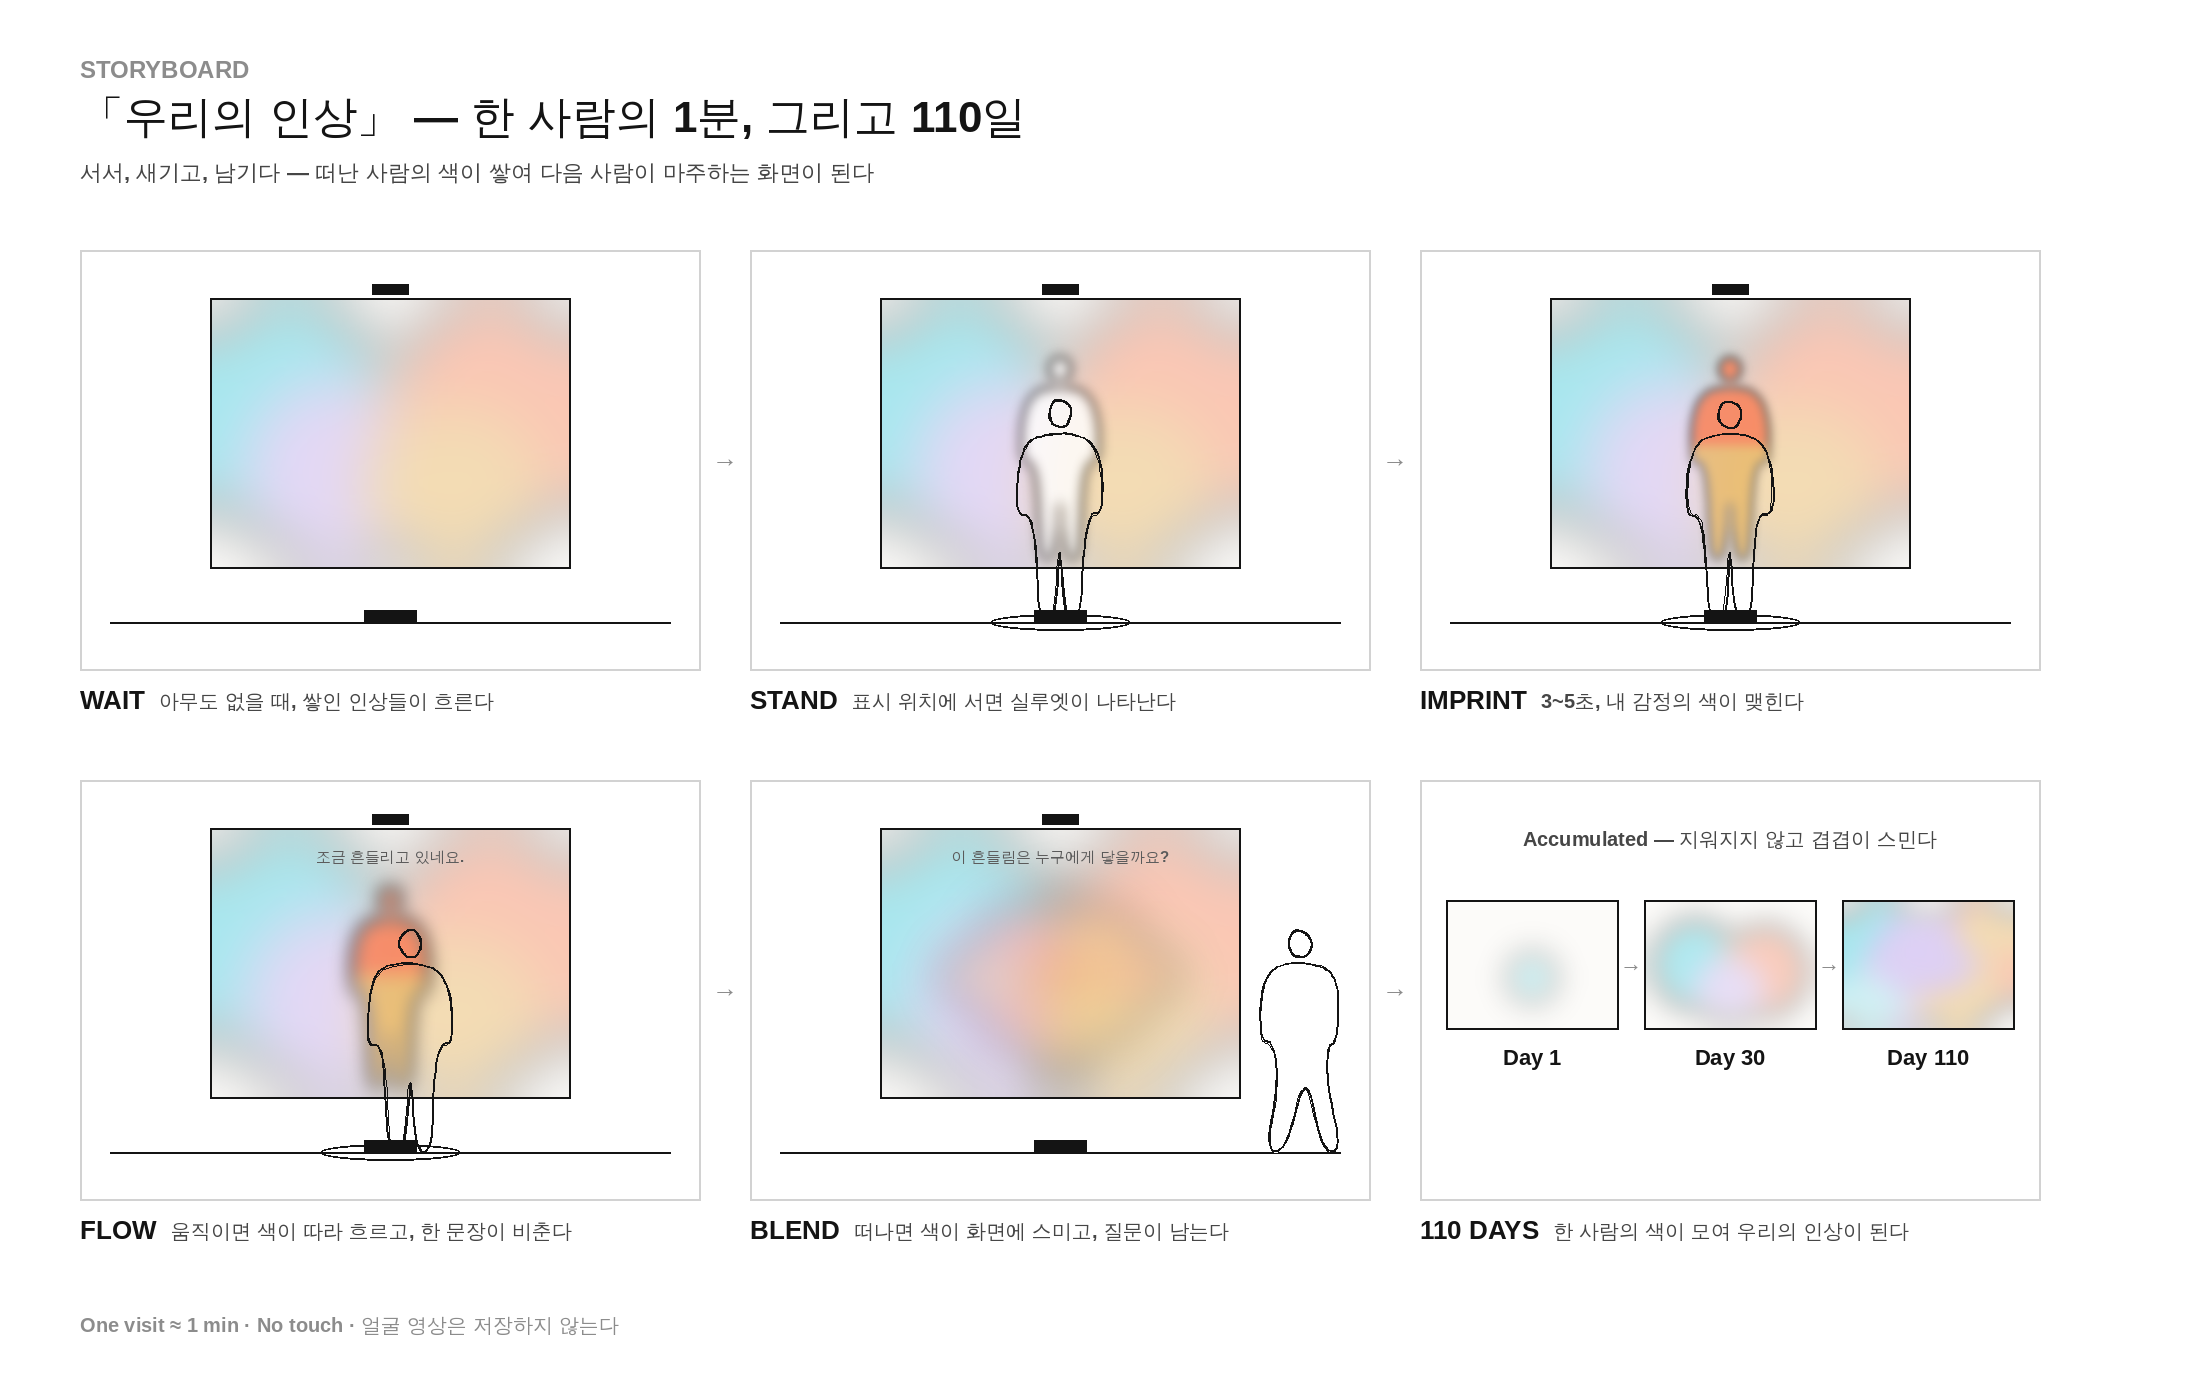

Here is the Python script that generated this plot:
"""「우리의 인상」 체험 스토리보드 — 6컷, 미니멀 (흑백 라인 + 화면 속만 컬러).

컷: WAIT 대기 / STAND 서기 / IMPRINT 새겨지기 / FLOW 흐르기 / BLEND 스며들기 / 110 DAYS 축적
글꼴: 영문·숫자 = Arial 계열(Liberation Sans) Bold, 한글 = WenQuanYi Zen Hei.
실행: python3 fig_storyboard.py → fig_storyboard.png
"""
import math
import os
import random
from PIL import Image, ImageDraw, ImageFont, ImageFilter

LATIN_BOLD = '/usr/share/fonts/truetype/liberation/LiberationSans-Bold.ttf'
ARIAL_BOLD = '/usr/share/fonts/truetype/msttcorefonts/Arial_Bold.ttf'
KOREAN     = '/usr/share/fonts/truetype/wqy/wqy-zenhei.ttc'
if os.path.exists(ARIAL_BOLD):
    LATIN_BOLD = ARIAL_BOLD

_cache = {}
def font(path, size):
    if (path, size) not in _cache:
        _cache[(path, size)] = ImageFont.truetype(path, size)
    return _cache[(path, size)]

def is_korean(ch):
    o = ord(ch)
    return (0xAC00 <= o <= 0xD7A3 or 0x1100 <= o <= 0x11FF or 0x3130 <= o <= 0x318F
            or 0x3000 <= o <= 0x303F or 0xFF00 <= o <= 0xFFEF)

def runs(text):
    out = []
    for ch in text:
        k = is_korean(ch) if ch != ' ' else (out[-1][1] if out else False)
        if out and out[-1][1] == k:
            out[-1][0] += ch
        else:
            out.append([ch, k])
    return out

WHITE = (255, 255, 255)
BLACK = (20, 20, 20)
DARK  = (70, 70, 70)
MID   = (140, 140, 140)
LIGHT = (210, 210, 210)

def hx(h, a=255):
    return tuple(bytes.fromhex(h)) + (a,)

CYAN, LAV, CORAL, AMBER, VIOLET, AQUA = '49D2E3', 'C2A9F0', 'F8825A', 'E7B258', '9A72EB', '96E2EC'

W, H = 2200, 1380
img = Image.new('RGBA', (W, H), WHITE + (255,))
d = ImageDraw.Draw(img)

def width(text, size, dr=None):
    dr = dr or d
    return sum(dr.textlength(t, font=font(KOREAN if k else LATIN_BOLD, size)) for t, k in runs(text))

def T(x, y, text, size, fill, align='left', dr=None):
    dr = dr or d
    if align == 'center':
        x -= width(text, size, dr) / 2
    base = y + size * 0.82
    for t, k in runs(text):
        fnt = font(KOREAN if k else LATIN_BOLD, size)
        dr.text((x, base), t, font=fnt, fill=fill, anchor='ls')
        x += dr.textlength(t, font=fnt)

# ── 라인 인물 (아이소메트릭과 같은 손그림 라인)
_rng = random.Random(11)
STAND = [(-0.08, 0), (-0.09, 0.30), (-0.11, 0.47), (-0.16, 0.46), (-0.16, 0.66),
         (-0.12, 0.79), (-0.04, 0.82), (0.04, 0.82), (0.12, 0.79), (0.16, 0.66),
         (0.16, 0.46), (0.11, 0.47), (0.09, 0.30), (0.08, 0), (0.02, 0), (0.0, 0.40),
         (-0.02, 0)]
WALK = [(-0.13, 0), (-0.08, 0.30), (-0.10, 0.47), (-0.15, 0.48), (-0.15, 0.66),
        (-0.12, 0.79), (-0.04, 0.82), (0.04, 0.82), (0.12, 0.79), (0.15, 0.66),
        (0.14, 0.47), (0.10, 0.47), (0.10, 0.30), (0.16, 0), (0.08, 0), (0.02, 0.36),
        (-0.05, 0)]

def chaikin(pts, n=3):
    for _ in range(n):
        out = []
        for i in range(len(pts)):
            (x0, y0), (x1, y1) = pts[i], pts[(i + 1) % len(pts)]
            out += [(0.75 * x0 + 0.25 * x1, 0.75 * y0 + 0.25 * y1),
                    (0.25 * x0 + 0.75 * x1, 0.25 * y0 + 0.75 * y1)]
        pts = out
    return pts

def jit(pts, a):
    return [(x + _rng.uniform(-a, a), y + _rng.uniform(-a, a)) for x, y in pts]

def person_shape(fx, fy, h, pose=STAND):
    body = [(fx + u * h * 1.15, fy - v * h) for u, v in pose]
    head = [(fx + 0.045 * h * 1.15 * math.cos(t), fy - (0.905 + 0.058 * math.sin(t)) * h)
            for t in [i * 2 * math.pi / 12 for i in range(12)]]
    return body, head

def line_person(dr, fx, fy, h, pose=STAND, color=BLACK, w=2, fill=WHITE):
    body, head = person_shape(fx, fy, h, pose)
    if fill:
        dr.polygon(chaikin(body), fill=fill)
        dr.polygon(chaikin(head), fill=fill)
    for k, a in enumerate([1.6, 1.1]):
        c = color if k == 0 else (color[0], color[1], color[2], 110)
        for shape in (body, head):
            p = chaikin(jit(shape, a))
            dr.line(p + [p[0]], fill=c, width=w if k == 0 else 1, joint='curve')

# ── 화면 속 내용 (컬러, 부드럽게 번진 면)
def screen_img(w, h, blobs, figure=None, text=None, blur=28):
    """blobs: [(cx, cy, rx, ry, hex, alpha)] (0~1 비율). figure: (색 목록, 알파, 흐림, 퍼짐)."""
    base = Image.new('RGBA', (w, h), (252, 251, 249, 255))
    lay = Image.new('RGBA', (w, h), (0, 0, 0, 0))
    ld = ImageDraw.Draw(lay)
    for cx, cy, rx, ry, col, a in blobs:
        ld.ellipse([(cx - rx) * w, (cy - ry) * h, (cx + rx) * w, (cy + ry) * h], fill=hx(col, a))
    base.alpha_composite(lay.filter(ImageFilter.GaussianBlur(blur)))
    if figure:
        cols, a, fb, spread = figure
        fl = Image.new('RGBA', (w, h), (0, 0, 0, 0))
        fd = ImageDraw.Draw(fl)
        fh = h * 0.78
        body, head = person_shape(w * 0.5, h * 0.97, fh)
        fd.polygon(chaikin(body), fill=hx(cols[0], a))
        fd.polygon(chaikin(head), fill=hx(cols[0], a))
        if len(cols) > 1:   # 두 번째 원소색을 아래쪽에 겹침
            fd.polygon(chaikin([(x, max(y, h * 0.55)) for x, y in body]), fill=hx(cols[1], int(a * 0.8)))
        if spread:          # 스며들기: 바깥으로 번짐
            for k in range(6):
                ang = k * math.pi / 3
                fd.ellipse([w * (0.5 + 0.22 * math.cos(ang)) - 40, h * (0.55 + 0.18 * math.sin(ang)) - 30,
                            w * (0.5 + 0.22 * math.cos(ang)) + 40, h * (0.55 + 0.18 * math.sin(ang)) + 30],
                           fill=hx(cols[k % len(cols)], int(a * 0.5)))
        base.alpha_composite(fl.filter(ImageFilter.GaussianBlur(fb)))
    if text:
        sd = ImageDraw.Draw(base)
        T(w / 2, h * 0.08, text, 15, (90, 90, 90), 'center', sd)
    return base

BG_BLOBS = [(0.22, 0.45, 0.30, 0.45, CYAN, 120), (0.35, 0.65, 0.25, 0.35, LAV, 110),
            (0.78, 0.45, 0.30, 0.45, CORAL, 110), (0.68, 0.70, 0.25, 0.30, AMBER, 110)]
SIL_OUTLINE = (None,)

# ── 컷 하나 그리기
FW, FH = 620, 420          # 컷 크기
SCW, SCH = 360, 270        # 화면 크기 (4:3)

def frame(x, y, key, desc, scr, person=None, extra=None):
    d.rectangle([x, y, x + FW, y + FH], outline=LIGHT, width=2)
    floor = y + FH - 48
    d.line([(x + 30, floor), (x + FW - 30, floor)], fill=BLACK, width=2)
    sx, sy = x + (FW - SCW) // 2, floor - 54 - SCH
    if scr is not None:
        img.alpha_composite(scr, (sx, sy))
        d.rectangle([sx, sy, sx + SCW, sy + SCH], outline=BLACK, width=2)
        # 카메라 · 프로젝터
        d.rectangle([sx + SCW // 2 - 18, sy - 14, sx + SCW // 2 + 18, sy - 4], fill=BLACK)
        d.rectangle([sx + SCW // 2 - 26, floor - 12, sx + SCW // 2 + 26, floor], fill=BLACK)
    if extra:
        extra(sx, sy, floor)
    if person:
        px, pose, *rest = person
        line_person(d, x + px, floor, 230, pose, fill=(rest[0] if rest else None))
    T(x, y + FH + 18, key, 26, BLACK)
    T(x + width(key, 26) + 14, y + FH + 22, desc, 20, DARK)

# ── 제목
M = 80
T(M, 58, 'STORYBOARD', 24, MID)
T(M, 96, '「우리의 인상」 — 한 사람의 1분, 그리고 110일', 44, BLACK)
T(M, 162, '서서, 새기고, 남기다 — 떠난 사람의 색이 쌓여 다음 사람이 마주하는 화면이 된다', 22, DARK)

GX = [M, M + FW + 50, M + 2 * (FW + 50)]
GY = [250, 250 + FH + 110]

# 1 WAIT — 축적 화면만 흐름
frame(GX[0], GY[0], 'WAIT', '아무도 없을 때, 쌓인 인상들이 흐른다',
      screen_img(SCW, SCH, BG_BLOBS))

# 2 STAND — 표시 위치에 선다
def spot(sx, sy, floor):
    cx = sx + SCW // 2
    d.ellipse([cx - 70, floor - 8, cx + 70, floor + 8], outline=BLACK, width=2)
frame(GX[1], GY[0], 'STAND', '표시 위치에 서면 실루엣이 나타난다',
      screen_img(SCW, SCH, BG_BLOBS, figure=([ 'FFFFFF'], 200, 6, False)),
      person=(FW // 2, STAND), extra=spot)

# 3 IMPRINT — 색이 맺힌다
frame(GX[2], GY[0], 'IMPRINT', '3~5초, 내 감정의 색이 맺힌다',
      screen_img(SCW, SCH, BG_BLOBS, figure=([CORAL, AMBER], 220, 5, False)),
      person=(FW // 2, STAND), extra=spot)

# 4 FLOW — 움직임을 따라 흐르고, 비춰주는 문장
def motion(sx, sy, floor):
    for k in range(3):
        yy = sy + 120 + k * 26
        d.line([(sx + SCW // 2 + 60, yy), (sx + SCW // 2 + 110, yy)], fill=(255, 255, 255, 230), width=3)
frame(GX[0], GY[1], 'FLOW', '움직이면 색이 따라 흐르고, 한 문장이 비춘다',
      screen_img(SCW, SCH, BG_BLOBS, figure=([CORAL, AMBER], 220, 9, False), text='조금 흔들리고 있네요.'),
      person=(FW // 2 + 20, STAND), extra=spot)

# 5 BLEND — 떠나면 색이 스며들고, 질문이 남는다
frame(GX[1], GY[1], 'BLEND', '떠나면 색이 화면에 스미고, 질문이 남는다',
      screen_img(SCW, SCH, BG_BLOBS, figure=([CORAL, AMBER], 150, 22, True), text='이 흔들림은 누구에게 닿을까요?'),
      person=(FW - 70, WALK, WHITE))

# 6 110 DAYS — Day 1 → 30 → 110
def days(x, y):
    d.rectangle([x, y, x + FW, y + FH], outline=LIGHT, width=2)
    mw, mh = 172, 129
    gap = (FW - 3 * mw) // 4
    states = [
        ('Day 1',   [(0.5, 0.6, 0.15, 0.2, CYAN, 70)]),
        ('Day 30',  [(0.3, 0.5, 0.25, 0.35, CYAN, 110), (0.7, 0.55, 0.25, 0.35, CORAL, 100),
                     (0.5, 0.7, 0.2, 0.25, LAV, 90)]),
        ('Day 110', BG_BLOBS + [(0.5, 0.4, 0.3, 0.3, VIOLET, 80), (0.15, 0.8, 0.2, 0.2, AQUA, 110),
                                (0.85, 0.25, 0.2, 0.2, AMBER, 110)]),
    ]
    for i, (lab, blobs) in enumerate(states):
        mx = x + gap + i * (mw + gap)
        my = y + 120
        img.alpha_composite(screen_img(mw, mh, blobs, blur=14), (mx, my))
        d.rectangle([mx, my, mx + mw, my + mh], outline=BLACK, width=2)
        T(mx + mw / 2, my + mh + 18, lab, 22, BLACK, 'center')
        if i < 2:
            T(mx + mw + gap / 2, my + mh / 2 - 12, '→', 22, MID, 'center')
    T(x + FW / 2, y + 50, 'Accumulated — 지워지지 않고 겹겹이 스민다', 20, DARK, 'center')
    T(x, y + FH + 18, '110 DAYS', 26, BLACK)
    T(x + width('110 DAYS', 26) + 14, y + FH + 22, '한 사람의 색이 모여 우리의 인상이 된다', 20, DARK)
days(GX[2], GY[1])

# 컷 사이 흐름 표시
for gy in GY:
    for gx in GX[:2]:
        T(gx + FW + 25, gy + FH / 2 - 14, '→', 26, MID, 'center')

T(M, H - 64, 'One visit ≈ 1 min · No touch · 얼굴 영상은 저장하지 않는다', 20, MID)

img.convert('RGB').save('fig_storyboard.png')
print('saved fig_storyboard.png')
